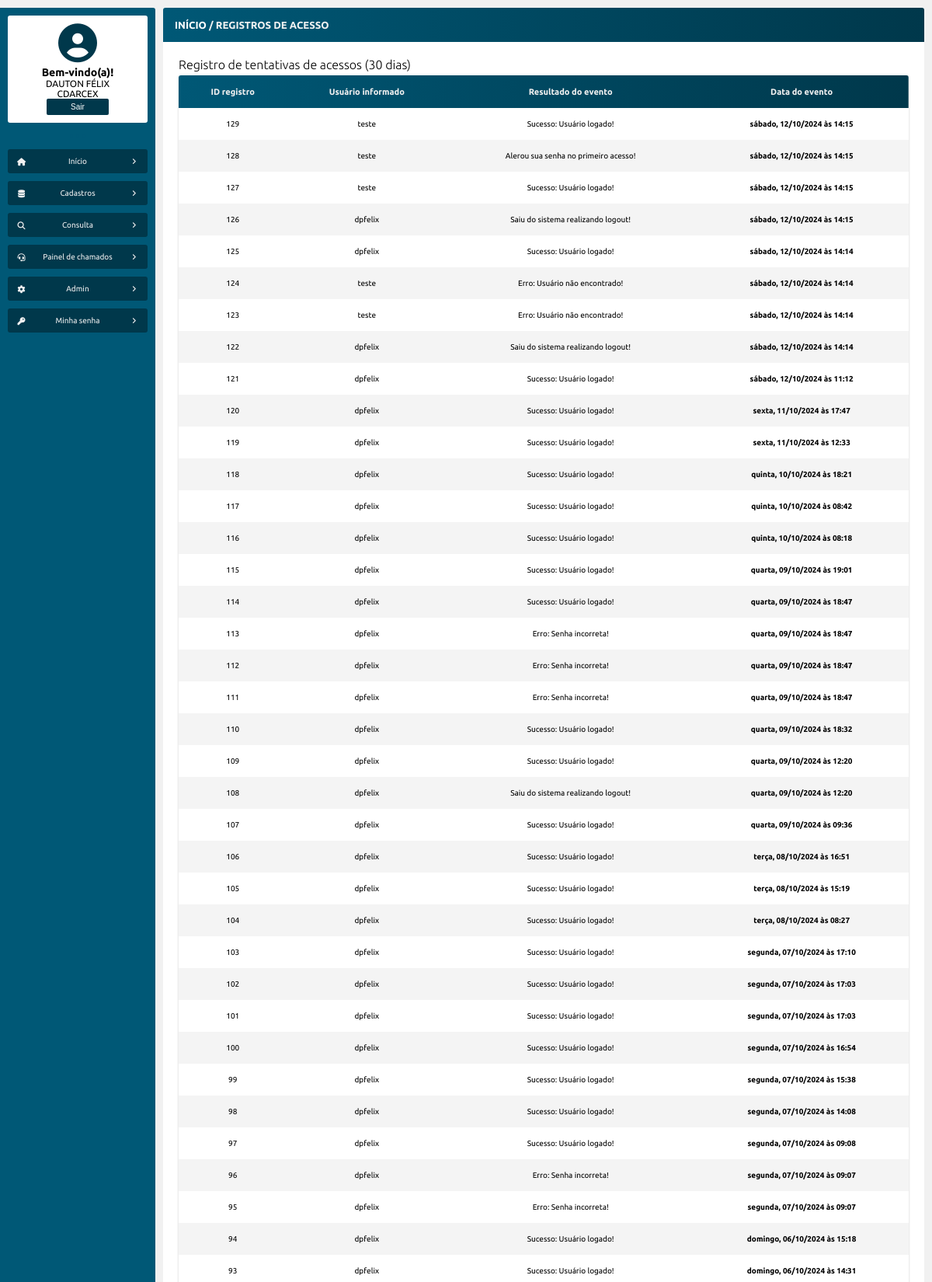
Page /log_logins.php (signed in, upper part) on the committed database.
### tables this page shows
CREATE TABLE `tb_logs_login` (
  `id` int NOT NULL AUTO_INCREMENT,
  `id_usuario` int DEFAULT NULL,
  `usuario_informado` varchar(100) DEFAULT NULL,
  `evento` varchar(100) DEFAULT NULL,
  `data_evento` datetime DEFAULT CURRENT_TIMESTAMP,
  PRIMARY KEY (`id`)
);

### src/model/Logs.php (called while the page is built, shortened)
<?php
class Logs
{
    public function __construct(private PDO $pdo)
    {
        $this->pdo = $pdo;
    }
    public function exibeRegistrosLogAcessos(): array
    {
        $sql = "SELECT *, DATE_FORMAT(data_evento, '%W, %d/%m/%Y às %H:%i' )
                AS data_evento
                FROM tb_logs_login
                WHERE data_evento >= DATE_SUB(CURDATE(), INTERVAL 30 DAY)
                ORDER BY id DESC";
        $stmt = $this->pdo->prepare($sql);
        $stmt->execute();
        $resultado = $stmt->fetchAll(PDO::FETCH_ASSOC);
        return $resultado;
    }
}

### log_logins.php (the view, shortened to what this page needs)
<?php
require_once "src/config/conexao_bd.php";
$logs = new Logs($pdo);
$dados_logs = $logs->exibeRegistrosLogAcessos();
?>
<!DOCTYPE html>
<html>
<head>
    <?php
    require_once "src/views/layout/head.php";
    ?>
</head>
<body>
    <main class="corpo">
        <?php
        require_once "src/views/layout/menu_lateral.php";
        ?>
        <section class="principal">
            <article class="conteudo">
                <header class="conteudo-cabecalho">
                    <h3><a href="inicio.php">INÍCIO</a> / REGISTROS DE ACESSO</h3>
                </header>
                <section class="conteudo-center">
                    <h1>Registro de tentativas de acessos (30 dias)</h1>
                    <table>
                        <thead>
                            <td>ID registro</td>
                            <td>Usuário informado</td>
                            <td>Resultado do evento</td>
                            <td>Data do evento</td>
                        </thead>
                        <tbody>
                            <?php foreach ($dados_logs as $logs) : ?>
                                <tr>
                                    <td><?= htmlentities($logs['id']) ?></td>
                                    <td><?= htmlentities($logs['usuario_informado']) ?></td>
                                    <td><?= htmlentities($logs['evento']) ?></td>
                                    <td><b><?= htmlentities($logs['data_evento']) ?></b></td>
                                </tr>
                            <?php endforeach ?>
                        </tbody>
                    </table>
                </section>
            </article>
        </section>
    </main>
</body>
</html>

### css/style.css (style rules this page uses)
:root { --primary-color: #0088ff; --secundary-color: #005876; --terciary-color: #00384b; --white-color: #f1f1f1; --primary-shadow: 0 0 .5em #808080 }
* { padding: 0; margin: 0; box-sizing: border-box; }
a { text-decoration: none; }
body { font-family: 'Playpen Sans', cursive; font-family: 'Ubuntu', sans-serif; background: var(--white-color); }
.corpo { width: 100%; height: 100%; padding: 10px 10px 10px 0; position: absolute; display: flex; }
.principal { width: 100%; height: 100%; display: flex; flex-direction: column; }
.conteudo { width: 100%; height: 100%; position: relative; display: flex; flex-direction: column; align-items: center; overflow: hidden; background: #ffffff; border-radius: 3px; }
.conteudo-cabecalho { width: 100%; margin-bottom: 10px; padding: 15px; display: flex; justify-content: space-between; align-items: center; background: linear-gradient(to right, var(--secundary-color), var(--terciary-color)); color: var(--white-color); }
.conteudo-cabecalho h3 { font-size: 13px; font-weight: bold; }
.conteudo-center { width: 100%; height: 100%; padding: 10px 20px 20px 20px; display: flex; align-content: baseline; align-items: center; flex-direction: column; overflow: scroll; }
.conteudo-center h1 { width: 100%; font-size: 16px; font-weight: 100; }

### css/table.css (style rules this page uses)
table { width: 100%; margin: 5px auto; font-size: 10px; background: #ffffff; box-shadow: 0 0 .3em #cdcdcd; border-radius: 3px; border-collapse: collapse; text-align: center; overflow: auto; }
table tr td { padding: 15px; }
table thead { position: sticky; top: -10px; color: var(--white-color); font-weight: bold; background: linear-gradient(to right, var(--secundary-color), var(--terciary-color)); z-index: 1; }
table thead td:first-child { border-radius: 3px 0 0 0; }
table thead td:last-child { border-radius: 0 3px 0 0; }
table thead td { font-size: 11px; }
tbody tr:nth-child(even) { background: #f4f4f4; }

### rows in the picture
tb_logs_login: id "129", usuario_informado "teste", evento "Sucesso: Usuário logado!", data_evento "sábado, 12/10/2024 às 14:15"
tb_logs_login: id "128", usuario_informado "teste", evento "Alerou sua senha no primeiro acesso!", data_evento "sábado, 12/10/2024 às 14:15"
tb_logs_login: id "127", usuario_informado "teste", evento "Sucesso: Usuário logado!", data_evento "sábado, 12/10/2024 às 14:15"
tb_logs_login: id "126", usuario_informado "dpfelix", evento "Saiu do sistema realizando logout!", data_evento "sábado, 12/10/2024 às 14:15"
tb_logs_login: id "125", usuario_informado "dpfelix", evento "Sucesso: Usuário logado!", data_evento "sábado, 12/10/2024 às 14:14"
tb_logs_login: id "124", usuario_informado "teste", evento "Erro: Usuário não encontrado!", data_evento "sábado, 12/10/2024 às 14:14"
tb_logs_login: id "123", usuario_informado "teste", evento "Erro: Usuário não encontrado!", data_evento "sábado, 12/10/2024 às 14:14"
tb_logs_login: id "122", usuario_informado "dpfelix", evento "Saiu do sistema realizando logout!", data_evento "sábado, 12/10/2024 às 14:14"
tb_logs_login: id "121", usuario_informado "dpfelix", evento "Sucesso: Usuário logado!", data_evento "sábado, 12/10/2024 às 11:12"
tb_logs_login: id "120", usuario_informado "dpfelix", evento "Sucesso: Usuário logado!", data_evento "sexta, 11/10/2024 às 17:47"
tb_logs_login: id "119", usuario_informado "dpfelix", evento "Sucesso: Usuário logado!", data_evento "sexta, 11/10/2024 às 12:33"
tb_logs_login: id "118", usuario_informado "dpfelix", evento "Sucesso: Usuário logado!", data_evento "quinta, 10/10/2024 às 18:21"
tb_logs_login: id "117", usuario_informado "dpfelix", evento "Sucesso: Usuário logado!", data_evento "quinta, 10/10/2024 às 08:42"
tb_logs_login: id "116", usuario_informado "dpfelix", evento "Sucesso: Usuário logado!", data_evento "quinta, 10/10/2024 às 08:18"
tb_logs_login: id "115", usuario_informado "dpfelix", evento "Sucesso: Usuário logado!", data_evento "quarta, 09/10/2024 às 19:01"
tb_logs_login: id "114", usuario_informado "dpfelix", evento "Sucesso: Usuário logado!", data_evento "quarta, 09/10/2024 às 18:47"
tb_logs_login: id "113", usuario_informado "dpfelix", evento "Erro: Senha incorreta!", data_evento "quarta, 09/10/2024 às 18:47"
tb_logs_login: id "112", usuario_informado "dpfelix", evento "Erro: Senha incorreta!", data_evento "quarta, 09/10/2024 às 18:47"
tb_logs_login: id "111", usuario_informado "dpfelix", evento "Erro: Senha incorreta!", data_evento "quarta, 09/10/2024 às 18:47"
tb_logs_login: id "110", usuario_informado "dpfelix", evento "Sucesso: Usuário logado!", data_evento "quarta, 09/10/2024 às 18:32"
tb_logs_login: id "109", usuario_informado "dpfelix", evento "Sucesso: Usuário logado!", data_evento "quarta, 09/10/2024 às 12:20"
tb_logs_login: id "108", usuario_informado "dpfelix", evento "Saiu do sistema realizando logout!", data_evento "quarta, 09/10/2024 às 12:20"
tb_logs_login: id "107", usuario_informado "dpfelix", evento "Sucesso: Usuário logado!", data_evento "quarta, 09/10/2024 às 09:36"
tb_logs_login: id "106", usuario_informado "dpfelix", evento "Sucesso: Usuário logado!", data_evento "terça, 08/10/2024 às 16:51"
tb_logs_login: id "105", usuario_informado "dpfelix", evento "Sucesso: Usuário logado!", data_evento "terça, 08/10/2024 às 15:19"
tb_logs_login: id "104", usuario_informado "dpfelix", evento "Sucesso: Usuário logado!", data_evento "terça, 08/10/2024 às 08:27"
tb_logs_login: id "103", usuario_informado "dpfelix", evento "Sucesso: Usuário logado!", data_evento "segunda, 07/10/2024 às 17:10"
tb_logs_login: id "102", usuario_informado "dpfelix", evento "Sucesso: Usuário logado!", data_evento "segunda, 07/10/2024 às 17:03"
tb_logs_login: id "101", usuario_informado "dpfelix", evento "Sucesso: Usuário logado!", data_evento "segunda, 07/10/2024 às 17:03"
tb_logs_login: id "100", usuario_informado "dpfelix", evento "Sucesso: Usuário logado!", data_evento "segunda, 07/10/2024 às 16:54"
tb_logs_login: id "99", usuario_informado "dpfelix", evento "Sucesso: Usuário logado!", data_evento "segunda, 07/10/2024 às 15:38"
tb_logs_login: id "98", usuario_informado "dpfelix", evento "Sucesso: Usuário logado!", data_evento "segunda, 07/10/2024 às 14:08"
tb_logs_login: id "97", usuario_informado "dpfelix", evento "Sucesso: Usuário logado!", data_evento "segunda, 07/10/2024 às 09:08"
tb_logs_login: id "96", usuario_informado "dpfelix", evento "Erro: Senha incorreta!", data_evento "segunda, 07/10/2024 às 09:07"
tb_logs_login: id "95", usuario_informado "dpfelix", evento "Erro: Senha incorreta!", data_evento "segunda, 07/10/2024 às 09:07"
tb_logs_login: id "94", usuario_informado "dpfelix", evento "Sucesso: Usuário logado!", data_evento "domingo, 06/10/2024 às 15:18"
tb_logs_login: id "93", usuario_informado "dpfelix", evento "Sucesso: Usuário logado!", data_evento "domingo, 06/10/2024 às 14:31"

### other values in the picture
$_SESSION['nome'] "DAUTON FÉLIX"
$_SESSION['unidade'] "CDARCEX"
